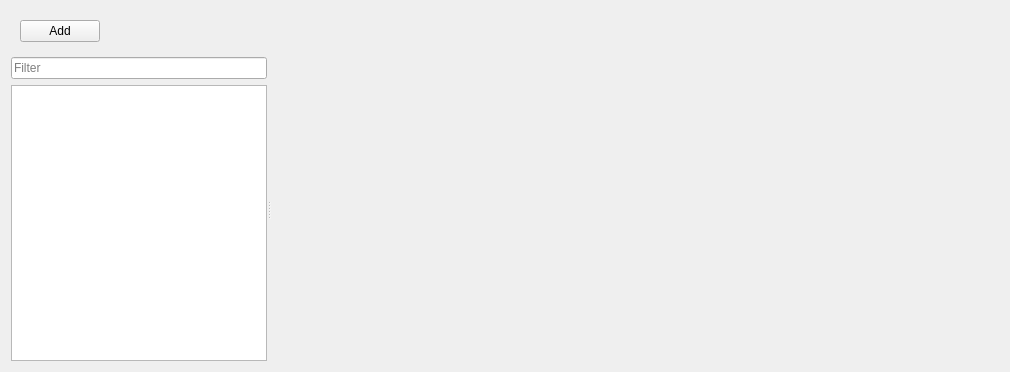
<?xml version="1.0" encoding="UTF-8"?>
<ui version="4.0">
 <class>ParametryzationProfilesWdgt</class>
 <widget class="QWidget" name="ParametryzationProfilesWdgt">
  <property name="geometry">
   <rect>
    <x>0</x>
    <y>0</y>
    <width>1010</width>
    <height>372</height>
   </rect>
  </property>
  <property name="windowTitle">
   <string>Form</string>
  </property>
  <layout class="QVBoxLayout" name="verticalLayout_2">
   <item>
    <widget class="QStackedWidget" name="stackedWidget">
     <property name="sizePolicy">
      <sizepolicy hsizetype="Preferred" vsizetype="Preferred">
       <horstretch>0</horstretch>
       <verstretch>0</verstretch>
      </sizepolicy>
     </property>
     <property name="currentIndex">
      <number>0</number>
     </property>
     <widget class="QWidget" name="page">
      <layout class="QHBoxLayout" name="horizontalLayout">
       <item>
        <widget class="QPushButton" name="pbAdd">
         <property name="text">
          <string>Add</string>
         </property>
         <property name="icon">
          <iconset resource="../../../../Matilda-units/gui/image-and-font/res.qrc">
           <normaloff>:/katynko/svg/draw-cross.svg</normaloff>:/katynko/svg/draw-cross.svg</iconset>
         </property>
        </widget>
       </item>
       <item>
        <spacer name="horizontalSpacer">
         <property name="orientation">
          <enum>Qt::Horizontal</enum>
         </property>
         <property name="sizeHint" stdset="0">
          <size>
           <width>885</width>
           <height>20</height>
          </size>
         </property>
        </spacer>
       </item>
      </layout>
     </widget>
    </widget>
   </item>
   <item>
    <widget class="QSplitter" name="splitter">
     <property name="sizePolicy">
      <sizepolicy hsizetype="Expanding" vsizetype="Expanding">
       <horstretch>0</horstretch>
       <verstretch>21</verstretch>
      </sizepolicy>
     </property>
     <property name="orientation">
      <enum>Qt::Horizontal</enum>
     </property>
     <property name="childrenCollapsible">
      <bool>false</bool>
     </property>
     <widget class="QWidget" name="widget" native="true">
      <property name="sizePolicy">
       <sizepolicy hsizetype="Minimum" vsizetype="Expanding">
        <horstretch>0</horstretch>
        <verstretch>0</verstretch>
       </sizepolicy>
      </property>
      <layout class="QVBoxLayout" name="verticalLayout">
       <item>
        <layout class="QHBoxLayout" name="horizontalLayout_2">
         <item>
          <widget class="QLineEdit" name="leFilter">
           <property name="placeholderText">
            <string>Filter</string>
           </property>
           <property name="clearButtonEnabled">
            <bool>true</bool>
           </property>
          </widget>
         </item>
        </layout>
       </item>
       <item>
        <widget class="QTableView" name="tvTable">
         <property name="editTriggers">
          <set>QAbstractItemView::NoEditTriggers</set>
         </property>
         <property name="alternatingRowColors">
          <bool>true</bool>
         </property>
         <property name="selectionBehavior">
          <enum>QAbstractItemView::SelectRows</enum>
         </property>
        </widget>
       </item>
      </layout>
     </widget>
     <widget class="QScrollArea" name="scrollArea">
      <property name="sizePolicy">
       <sizepolicy hsizetype="Expanding" vsizetype="Expanding">
        <horstretch>2</horstretch>
        <verstretch>0</verstretch>
       </sizepolicy>
      </property>
      <property name="frameShape">
       <enum>QFrame::NoFrame</enum>
      </property>
      <property name="widgetResizable">
       <bool>true</bool>
      </property>
      <widget class="QWidget" name="scrollAreaWidgetContents">
       <property name="geometry">
        <rect>
         <x>0</x>
         <y>0</y>
         <width>714</width>
         <height>306</height>
        </rect>
       </property>
      </widget>
     </widget>
    </widget>
   </item>
  </layout>
 </widget>
 <resources>
  <include location="../../../../Matilda-units/gui/image-and-font/res.qrc"/>
 </resources>
 <connections/>
</ui>
